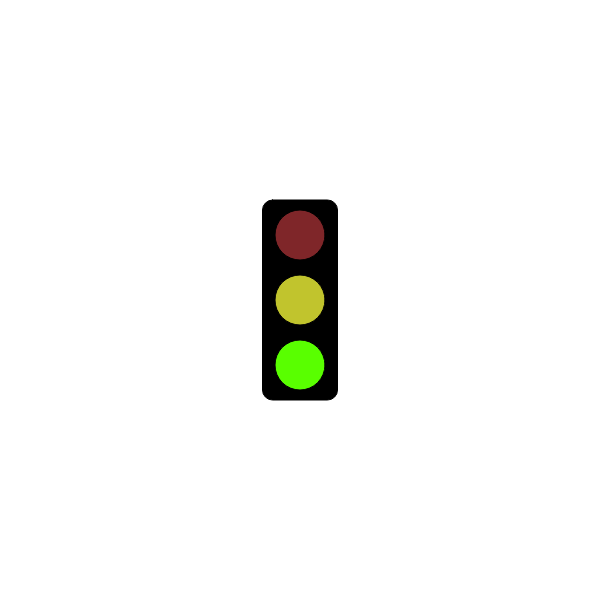
Frame 1 (no input)
Frame 60 (no input): identical to frame 1, image omitted
Frame 120 (the mouse pressed at the canvas centre since frame 60): identical to frame 1, image omitted

The p5.js sketch that drew this single still picture (run headless with seeded random() and noise() and a simulated clock; from frame 60 on, the mouse is pressed at the canvas centre):

// p5.js sketch
// ── sketch.js
// Traffic Light Starter Code
// Dan Schellenberg
// Sept 25, 2018

// GOAL: make a 'traffic light' simulator. For now, just have the light
// changing according to time. You may want to investigate the millis()
// function at https://p5js.org/reference/

let state;
let green;
let red;
let yellow;
let ms;
let greenOn;
let greenOff;
let yellowOn;
let yellowOff;
let redOn;
let redOff;
let greenc;
let redc;
let yellowc;

function setup() {
  createCanvas(600, 600);
  loadData();
}

function draw() {
  background(255);
  keepTime();
  drawOutlineOfLights();
  states();
  workStates(greenc, yellowc, redc);
}

function loadData() {
  state = 1;
  red = 0;
  greenOn = [89, 255, 0];
  greenOff = [71, 135, 55];
  yellowOn = [250, 225, 0];
  yellowOff = [193, 196, 45];
  redOn = [255, 0, 8];
  redOff = [127, 38, 41];
  greenc = greenOn;
  redc = redOff;
  yellowc = yellowOff;
}

function drawOutlineOfLights() {
  rectMode(CENTER);
  fill(0);
  rect(width/2, height/2, 75, 200, 10);
}

function keepTime() {
  ms = millis();
}

function states() { //1000 millis = 1s
  if (state === 1 &&  ms - red >= 5000) {
    state = 2;
    green = ms;
    greenc = greenOn;
    redc = redOff;
    yellowc = yellowOff;
  }
  else if (state === 2 && ms - green >= 5000) {
    state = 3;
    yellow = ms;
    greenc = greenOff;
    yellowc = yellowOn;
    redc = redOff;
  }
  else if (state === 3 && ms - yellow >= 1000) {
    state = 1;
    red = ms;
    greenc = greenOff;
    yellowc = yellowOff;
    redc = redOn;
  }
}

function workStates(greenc, yellowc, redc) {
  fill(redc);
  ellipse(width/2, height/2 - 65, 50, 50); //top
  fill(yellowc);
  ellipse(width/2, height/2, 50, 50); //middle
  fill(greenc);
  ellipse(width/2, height/2 + 65, 50, 50); //bottom
}
